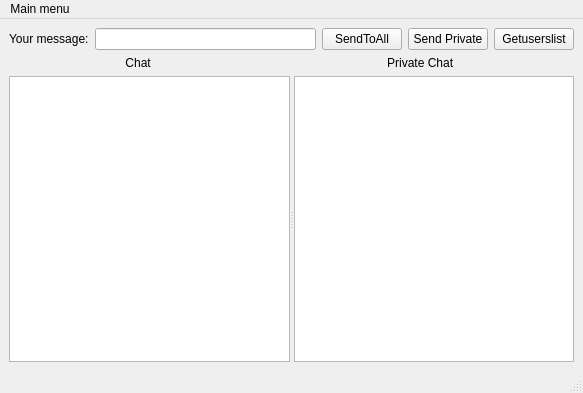
<?xml version="1.0" encoding="UTF-8"?>
<ui version="4.0">
 <class>MainWindow</class>
 <widget class="QMainWindow" name="MainWindow">
  <property name="geometry">
   <rect>
    <x>0</x>
    <y>0</y>
    <width>583</width>
    <height>393</height>
   </rect>
  </property>
  <property name="windowTitle">
   <string>MainWindow</string>
  </property>
  <widget class="QWidget" name="centralwidget">
   <layout class="QVBoxLayout" name="verticalLayout" stretch="0,0,1">
    <item>
     <layout class="QHBoxLayout" name="horizontalLayout">
      <item>
       <widget class="QLabel" name="label">
        <property name="text">
         <string>Your message:</string>
        </property>
       </widget>
      </item>
      <item>
       <widget class="QLineEdit" name="lineEdit"/>
      </item>
      <item>
       <widget class="QPushButton" name="SendToAllMessageButton">
        <property name="text">
         <string>SendToAll</string>
        </property>
       </widget>
      </item>
      <item>
       <widget class="QPushButton" name="SendPrivateMessageButton">
        <property name="text">
         <string>Send Private</string>
        </property>
       </widget>
      </item>
      <item>
       <widget class="QPushButton" name="pushButton">
        <property name="text">
         <string>Getuserslist</string>
        </property>
       </widget>
      </item>
     </layout>
    </item>
    <item>
     <widget class="QLabel" name="label_2">
      <property name="text">
       <string>                                   Chat                                                                       Private Chat   </string>
      </property>
     </widget>
    </item>
    <item>
     <widget class="QSplitter" name="splitter">
      <property name="orientation">
       <enum>Qt::Horizontal</enum>
      </property>
      <widget class="QTextBrowser" name="commonChatBrowser"/>
      <widget class="QTextBrowser" name="privateChatBrowser"/>
     </widget>
    </item>
   </layout>
  </widget>
  <widget class="QMenuBar" name="menubar">
   <property name="geometry">
    <rect>
     <x>0</x>
     <y>0</y>
     <width>583</width>
     <height>22</height>
    </rect>
   </property>
   <widget class="QMenu" name="menuMain_menu">
    <property name="title">
     <string>Main menu</string>
    </property>
    <addaction name="actionOpen_enother_client"/>
    <addaction name="actionClose_this_client"/>
   </widget>
   <addaction name="menuMain_menu"/>
  </widget>
  <widget class="QStatusBar" name="statusbar"/>
  <action name="actionOpen_enother_client">
   <property name="text">
    <string>Open enother client</string>
   </property>
  </action>
  <action name="actionClose_this_client">
   <property name="text">
    <string>Close this client</string>
   </property>
  </action>
 </widget>
 <resources/>
 <connections/>
</ui>
